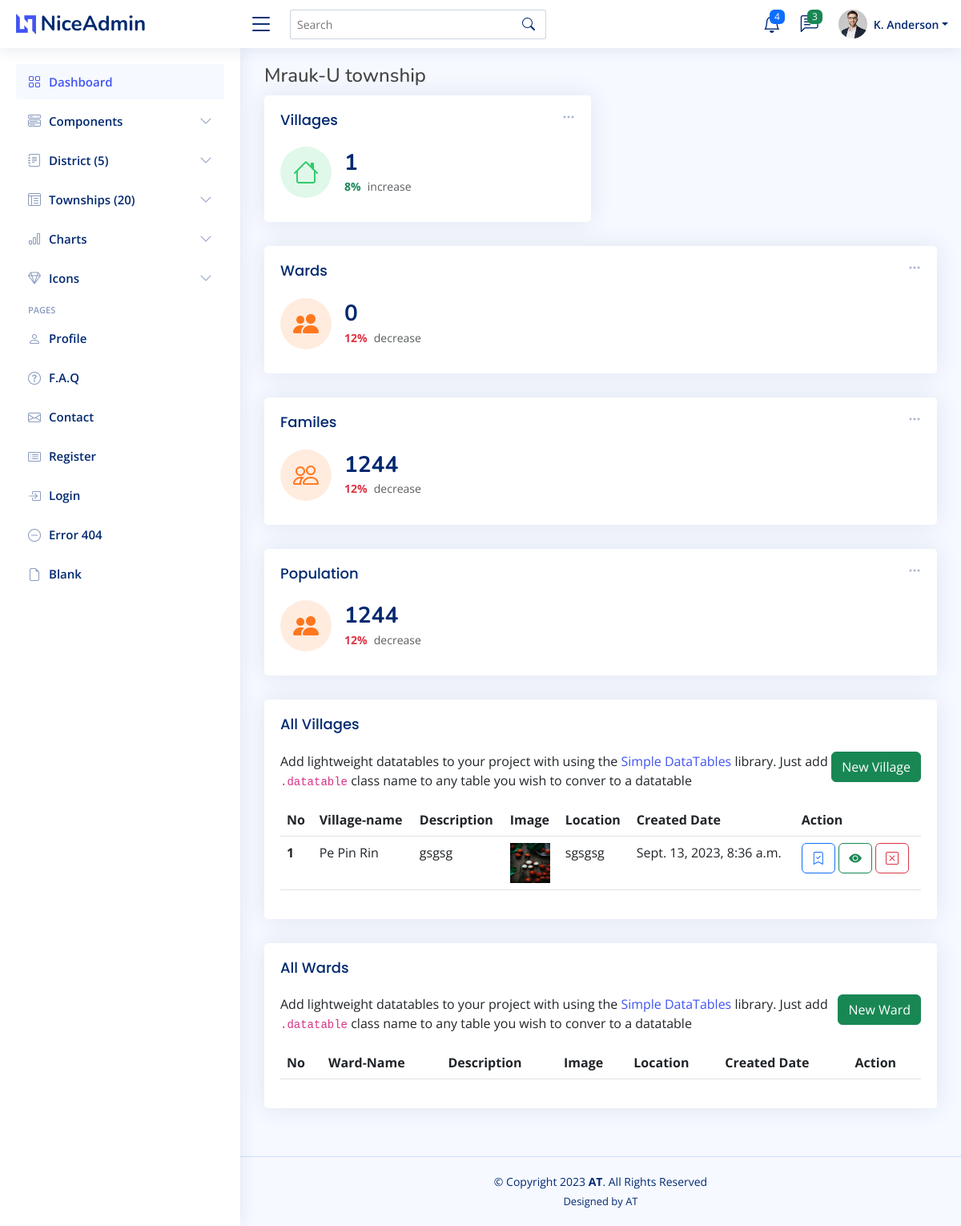
Page /dashboard/township_detail/2/ on the earlier database version.
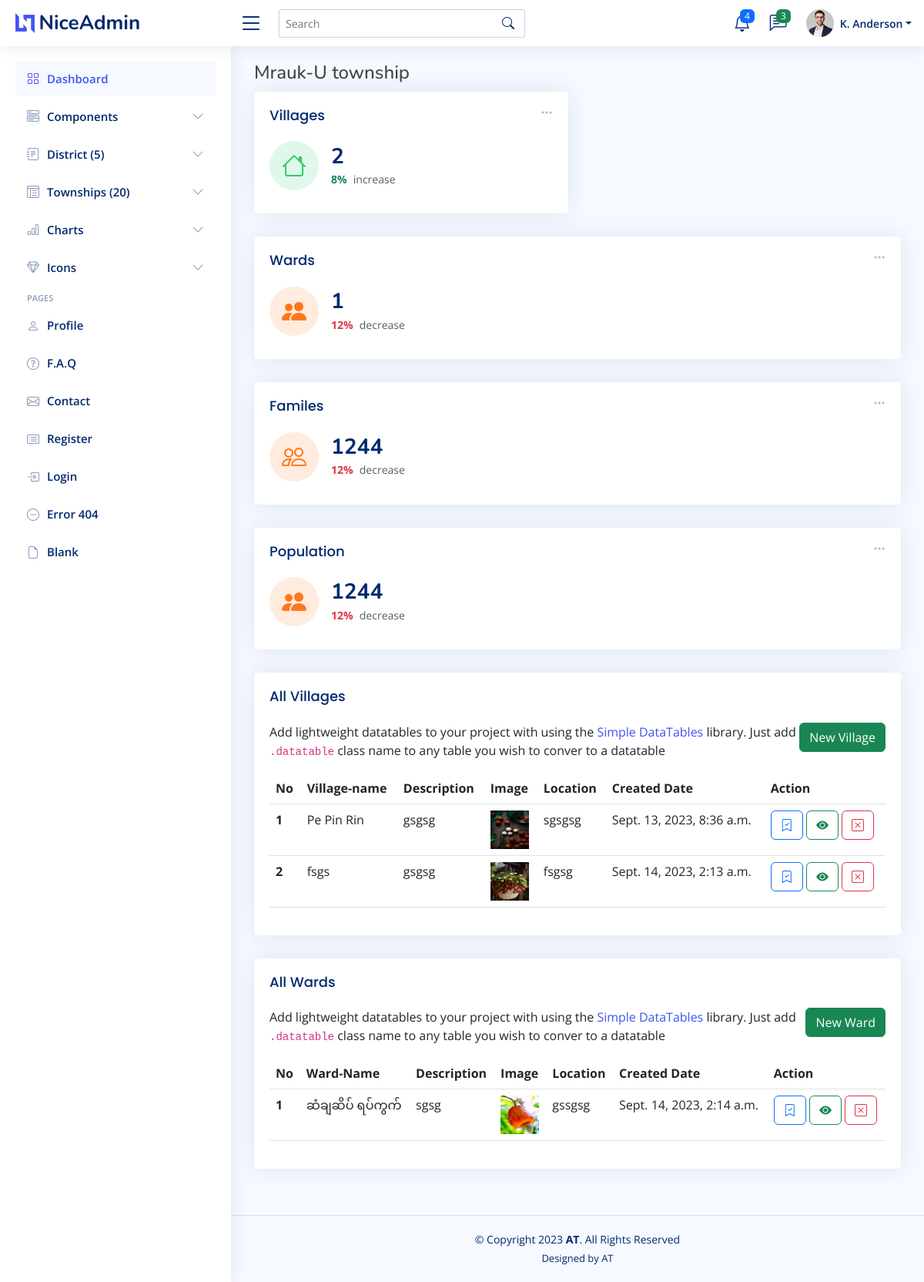
Same page on the later database version.
### mainapp/models.py (models this page shows, shortened)
class Village(models.Model):
     township = models.ForeignKey(Township, on_delete=models.CASCADE)
     name = models.CharField(max_length=200)
     description = models.TextField()
     image = models.ImageField(upload_to='village-image')
     location = models.CharField(max_length=200, blank=True, null=True)
     created = models.DateTimeField(default=timezone.now, null=True, blank=True)
     updated = models.DateTimeField(auto_now=True, null=True, blank=True)

class Township(models.Model):
     district = models.ForeignKey(District, on_delete=models.CASCADE)
     name = models.CharField(max_length=200)
     description = models.TextField()
     image = models.ImageField(upload_to='township-image')
     location = models.CharField(max_length=200, blank=True, null=True)
     created = models.DateTimeField(default=timezone.now, null=True, blank=True)
     updated = models.DateTimeField(auto_now=True, null=True, blank=True)

class Ward(models.Model):
     township = models.ForeignKey(Township, on_delete=models.CASCADE)
     name = models.CharField(max_length=200)
     description = models.TextField()
     image = models.ImageField(upload_to='ward-image')
     location = models.CharField(max_length=200, blank=True, null=True)
     created = models.DateTimeField(default=timezone.now, null=True, blank=True)
     updated = models.DateTimeField(auto_now=True, null=True, blank=True)

### mainapp/views.py (the view)
# urls.py: path('township_detail/<str:pk>/', views.township_detail, name='township_detail'),
def township_detail(request, pk=id):
     districts = District.objects.all()
     townships = Township.objects.all()
     wards = Ward.objects.all()
     villages = Village.objects.all()
     township_townships = Township.objects.filter(district_id=pk)
     township_villages = Village.objects.filter(township_id=pk)
     township_wards = Ward.objects.filter(township_id=pk)
     context = {
          'township_townships':township_townships,
          'township_villages':township_villages,
          'township_wards':township_wards,
          'districts':districts,
          'townships':townships,
          'villages':villages,
          'wards':wards
     }
     return render(request, 'backend/pages/township_detail.html', context)

### mainapp/templates/backend/pages/township_detail.html (shortened to what the changed rows need)
{% extends 'backend/layouts/main.html' %}
{% block content %}
<div class="pagetitle">
      <div class="pagetitle">
        <h4>{{ township_villages.first.township.name }} township</h4>
      </div>
      <section class="section dashboard">
        <div class="row">
          <div class="col-lg-12">
            <div class="row">
              <div class="col-xxl-3 col-md-6">
                <div class="card info-card revenue-card">
                  <div class="card-body">
                    <div class="d-flex align-items-center">
                      <div class="ps-3">
                        <h6>{{ township_villages.count}}</h6>
                        <span class="text-success small pt-1 fw-bold">8%</span> <span class="text-muted small pt-2 ps-1">increase</span>
                      </div>
                    </div>
                  </div>
                </div>
              </div>
              <div class="col-xxl-3 col-xl-12">
                <div class="card info-card customers-card">
                  <div class="card-body">
                    <div class="d-flex align-items-center">
                      <div class="ps-3">
                        <h6>{{ township_wards.count }}</h6>
                        <span class="text-danger small pt-1 fw-bold">12%</span> <span class="text-muted small pt-2 ps-1">decrease</span>
                      </div>
                    </div>
                  </div>
                </div>
              </div>
            </div>
          </div>
        </div>
      </section>
      <section class="section">
        <div class="row">
          <div class="col-lg-12">
            <div class="card">
              <div class="card-body">
                <table class="table datatable">
                  <thead>
                    <tr>
                      <th scope="col">No</th>
                      <th scope="col">Village-name</th>
                      <th scope="col">Description</th>
                      <th scope="col">Image</th>
                      <th scope="col">Location</th>
                      <th scope="col">Created Date</th>
                      <th scope="col">Action</th>
                    </tr>
                  </thead>
                  <tbody>
                    {% for township_village in township_villages %}
                    <tr>
                      <th scope="row">{{ forloop.counter }}</th>
                      <td>{{ township_village.name }}</td>
                      <td>{{ township_village.description|safe }}</td>
                      <td>
                         <img src="{{ township_village.image.url }}" alt="" style="width: 50px; height: 50px;">
                      </td>
                      <td>{{ township_village.location }}</td>
                      <td>{{ township_village.created }}</td>
                      <td>
                        <a href="" class="btn btn-outline-primary">
                          <i class="bi bi-bookmark-check"></i>
                        </a>
                        <a href="" class="btn btn-outline-success">
                          <i class="bi bi-eye-fill"></i>
                        </a>
                        <a href="" class="btn btn-outline-danger">
                        <i class="bi bi-x-square"></i>
                        </a>
                      </td>
                    </tr>
                    {% endfor %}
                  </tbody>
                </table>
              </div>
            </div>
          </div>
        </div>
      </section>
      <section class="section">
        <div class="row">
          <div class="col-lg-12">
            <div class="card">
              <div class="card-body">
                <table class="table datatable">
                  <thead>
                    <tr>
                      <th scope="col">No</th>
                      <th scope="col">Ward-Name</th>
                      <th scope="col">Description</th>
                      <th scope="col">Image</th>
                      <th scope="col">Location</th>
                      <th scope="col">Created Date</th>
                      <th scope="col">Action</th>
                    </tr>
                  </thead>
                  <tbody>
                    {% for township_ward in township_wards %}
                    <tr>
                      <th scope="row">{{ forloop.counter }}</th>
                      <td>{{ township_ward.name }}</td>
                      <td>{{ township_ward.description|safe }}</td>
                      <td>
                         <img src="{{ township_ward.image.url }}" alt="" style="width: 50px; height: 50px;">
                      </td>
                      <td>{{ township_ward.location }}</td>
                      <td>{{ township_ward.created }}</td>
                      <td>
                        <a href="" class="btn btn-outline-primary">
                          <i class="bi bi-bookmark-check"></i>
                        </a>
                        <a href="" class="btn btn-outline-success">
                          <i class="bi bi-eye-fill"></i>
                        </a>
                        <a href="" class="btn btn-outline-danger">
                        <i class="bi bi-x-square"></i>
                        </a>
                      </td>
                    </tr>
                    {% endfor %}
                  </tbody>
                </table>
              </div>
            </div>
          </div>
        </div>
      </section>
</div>
{% endblock content %}

Differences in the rows shown:
added Village: name "fsgs", description "gsgsg", image (picture), location "fsgsg", created "Sept. 14, 2023, 2:13 a.m."
added Ward: name "ဆံချဆိပ် ရပ်ကွက်", description "sgsg", image (picture), location "gssgsg", created "Sept. 14, 2023, 2:14 a.m."
Other differences:
{{ township_villages.count }}: "1" → "2"
{{ township_wards.count }}: "0" → "1"
